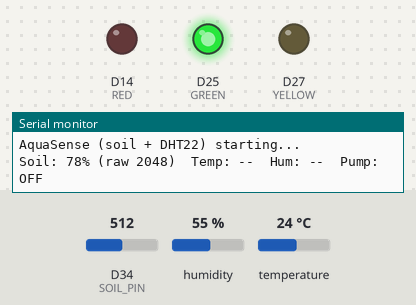
The sketch below on a simulated Arduino Due. Shown: output pins drawn as LEDs (lit = HIGH), the last lines printed to the serial monitor. The inputs (shaded band) are chosen by the test bench; at power-on: D34 (SOIL_PIN) = 512, humidity 55 %, temperature 24 °C (analog values on the 0–1023 scale). Pins used as bus, display or sensor lines are not drawn.

Above: at 1.2 s.
1.3 s: D34 (SOIL_PIN) set to 787
5.3 s: D34 (SOIL_PIN) set to 814
At 7.2 s:
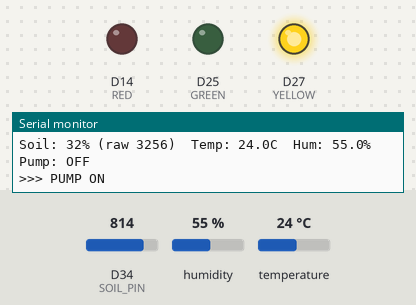
7.7 s: D34 (SOIL_PIN) set to 644
9.8 s: D34 (SOIL_PIN) set to 621
At 11.5 s:
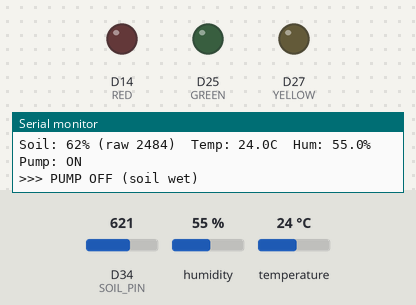
12.5 s: D34 (SOIL_PIN) set to 14
14.6 s: D34 (SOIL_PIN) set to 11
At 17.0 s:
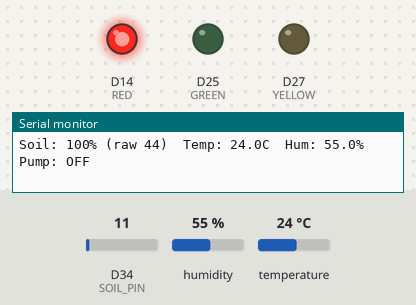
Timing chart, 0 to 18.3 s (numbered marks = the images above; inputs shaded):
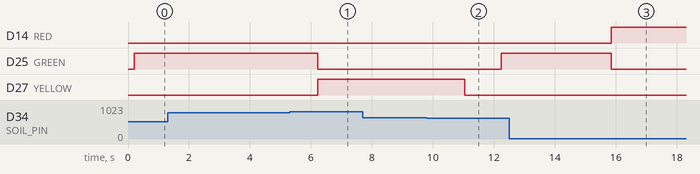

The sketch:

step7_with_dht22.ino
```cpp
// Step 7 - Mini system + DHT22
#include <DHT.h>

// ---------- Pins ----------
const int SOIL_PIN   = 34;
const int SOIL_POWER = 33;
const int RELAY      = 26;
const int GREEN      = 25;
const int YELLOW     = 27;
const int RED        = 14;
const int DHT_PIN    = 4;

DHT dht(DHT_PIN, DHT22);

// ---------- Calibration (update with your numbers) ----------
int DRY_VALUE = 4095;
int WET_VALUE = 1500;

// ---------- Watering rules ----------
const int START_BELOW = 35;
const int STOP_AT     = 60;
const unsigned long MAX_RUN_MS = 10000;   // 10 s (testing)
const unsigned long SOAK_MS    = 10000;   // 10 s (testing)

const bool RELAY_ACTIVE_LOW = true;

bool pumpOn = false;
unsigned long pumpStartedAt = 0;
unsigned long lastWateringEnded = 0;
unsigned long lastDhtRead = 0;
float tempC = NAN, humidity = NAN;

// ---------- Helpers ----------
void setRelay(bool on) {
  if (on) {
    pinMode(RELAY, OUTPUT);
    digitalWrite(RELAY, RELAY_ACTIVE_LOW ? LOW : HIGH);
  } else if (RELAY_ACTIVE_LOW) {
    pinMode(RELAY, INPUT);
  } else {
    pinMode(RELAY, OUTPUT);
    digitalWrite(RELAY, LOW);
  }
}

void setLeds(bool g, bool y, bool r) {
  digitalWrite(GREEN, g);
  digitalWrite(YELLOW, y);
  digitalWrite(RED, r);
}

int readSoilRaw() {
  digitalWrite(SOIL_POWER, HIGH);
  delay(100);
  long total = 0;
  for (int i = 0; i < 10; i++) {
    total += analogRead(SOIL_PIN);
    delay(10);
  }
  digitalWrite(SOIL_POWER, LOW);
  return total / 10;
}

void readDht() {
  if (millis() - lastDhtRead < 2000) return;   // DHT22 max once per 2 s
  lastDhtRead = millis();
  float h = dht.readHumidity();
  float t = dht.readTemperature();
  if (!isnan(h) && !isnan(t)) {
    humidity = h;
    tempC = t;
  }
}

void startPump() {
  setRelay(true);
  pumpOn = true;
  pumpStartedAt = millis();
  Serial.println(">>> PUMP ON");
}

void stopPump(const char* reason) {
  setRelay(false);
  pumpOn = false;
  lastWateringEnded = millis();
  Serial.print(">>> PUMP OFF ("); Serial.print(reason); Serial.println(")");
}

// ---------- Main ----------
void setup() {
  Serial.begin(115200);
  pinMode(SOIL_POWER, OUTPUT);
  digitalWrite(SOIL_POWER, LOW);
  pinMode(GREEN, OUTPUT);
  pinMode(YELLOW, OUTPUT);
  pinMode(RED, OUTPUT);
  analogReadResolution(12);
  setRelay(false);
  dht.begin();
  Serial.println("AquaSense (soil + DHT22) starting...");
}

void loop() {
  int raw = readSoilRaw();
  int moisture = constrain(map(raw, DRY_VALUE, WET_VALUE, 0, 100), 0, 100);
  bool sensorError = (raw < 50);
  readDht();

  Serial.print("Soil: "); Serial.print(moisture); Serial.print("% (raw ");
  Serial.print(raw); Serial.print(")  ");
  if (isnan(tempC)) {
    Serial.print("Temp: --  Hum: --  ");
  } else {
    Serial.print("Temp: "); Serial.print(tempC, 1); Serial.print("C  ");
    Serial.print("Hum: ");  Serial.print(humidity, 1); Serial.print("%  ");
  }
  Serial.print("Pump: "); Serial.println(pumpOn ? "ON" : "OFF");

  if (sensorError) {
    if (pumpOn) stopPump("sensor error");
    setLeds(false, false, true);
  }
  else if (pumpOn) {
    if (moisture >= STOP_AT)                        stopPump("soil wet");
    else if (millis() - pumpStartedAt > MAX_RUN_MS) stopPump("safety time limit");
    setLeds(false, pumpOn, false);
  }
  else {
    bool soaking = (lastWateringEnded > 0) &&
                   (millis() - lastWateringEnded < SOAK_MS);
    if (moisture < START_BELOW && !soaking) {
      startPump();
      setLeds(false, true, false);
    } else {
      setLeds(true, false, false);
    }
  }

  delay(1000);
}
```

Measured:
- the behaviour switches between 796 and 797 on D34 (SOIL_PIN) (found by bisection; images 0 and 1)
- the behaviour switches between 635 and 634 on D34 (SOIL_PIN) (found by bisection; images 1 and 2)
- the behaviour switches between 13 and 12 on D34 (SOIL_PIN) (found by bisection; images 2 and 3)
- after the input at 5.3 s, D25 (GREEN): HIGH → LOW after 0.92 s; D27 (YELLOW): LOW → HIGH after 0.92 s
- after the input at 9.8 s, D25 (GREEN): LOW → HIGH after 2.4 s; D27 (YELLOW): HIGH → LOW after 1.2 s
- after the input at 14.6 s, D14 (RED): LOW → HIGH after 1.3 s; D25 (GREEN): HIGH → LOW after 1.3 s
